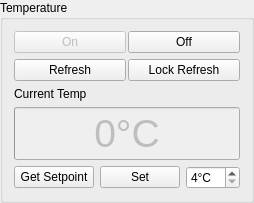
         <widget class="QGroupBox" name="groupTemp">
          <property name="sizePolicy">
           <sizepolicy hsizetype="Preferred" vsizetype="Fixed">
            <horstretch>0</horstretch>
            <verstretch>0</verstretch>
           </sizepolicy>
          </property>
          <property name="minimumSize">
           <size>
            <width>0</width>
            <height>144</height>
           </size>
          </property>
          <property name="title">
           <string>Temperature</string>
          </property>
          <layout class="QHBoxLayout" name="horizontalLayout">
           <item>
            <layout class="QVBoxLayout" name="verticalLayout_3">
             <property name="rightMargin">
              <number>0</number>
             </property>
             <property name="bottomMargin">
              <number>0</number>
             </property>
             <item>
              <layout class="QGridLayout" name="gridLayout">
               <property name="topMargin">
                <number>0</number>
               </property>
               <property name="horizontalSpacing">
                <number>2</number>
               </property>
               <property name="verticalSpacing">
                <number>6</number>
               </property>
               <item row="0" column="0">
                <widget class="QPushButton" name="buttonTempOn">
                 <property name="enabled">
                  <bool>false</bool>
                 </property>
                 <property name="minimumSize">
                  <size>
                   <width>93</width>
                   <height>0</height>
                  </size>
                 </property>
                 <property name="toolTip">
                  <string>Activate heating and cooling</string>
                 </property>
                 <property name="text">
                  <string>On</string>
                 </property>
                </widget>
               </item>
               <item row="0" column="1">
                <widget class="QPushButton" name="buttonTempOff">
                 <property name="toolTip">
                  <string>Deactivate heating and cooling</string>
                 </property>
                 <property name="text">
                  <string>Off</string>
                 </property>
                </widget>
               </item>
               <item row="1" column="0">
                <widget class="QPushButton" name="buttonRefreshTempState">
                 <property name="toolTip">
                  <string>Gets the current status of the temperature board</string>
                 </property>
                 <property name="text">
                  <string>Refresh</string>
                 </property>
                </widget>
               </item>
               <item row="1" column="1">
                <widget class="QPushButton" name="buttonCRefresh">
                 <property name="toolTip">
                  <string>Locks down the interface and continually updates the temperature indicator</string>
                 </property>
                 <property name="text">
                  <string>Lock Refresh</string>
                 </property>
                 <property name="checkable">
                  <bool>true</bool>
                 </property>
                 <property name="checked">
                  <bool>false</bool>
                 </property>
                </widget>
               </item>
              </layout>
             </item>
             <item>
              <widget class="QLabel" name="labelCurrentTemp">
               <property name="sizePolicy">
                <sizepolicy hsizetype="Preferred" vsizetype="Fixed">
                 <horstretch>0</horstretch>
                 <verstretch>0</verstretch>
                </sizepolicy>
               </property>
               <property name="text">
                <string>Current Temp</string>
               </property>
              </widget>
             </item>
             <item>
              <widget class="QProgressBar" name="tempBar">
               <property name="enabled">
                <bool>false</bool>
               </property>
               <property name="font">
                <font>
                 <pointsize>29</pointsize>
                 <weight>50</weight>
                 <bold>false</bold>
                </font>
               </property>
               <property name="toolTip">
                <string>The temperature as of the last refresh. Does not auto-update unless &quot;Lock Refresh&quot; is active</string>
               </property>
               <property name="minimum">
                <number>0</number>
               </property>
               <property name="maximum">
                <number>50</number>
               </property>
               <property name="value">
                <number>0</number>
               </property>
               <property name="alignment">
                <set>Qt::AlignLeading|Qt::AlignLeft|Qt::AlignVCenter</set>
               </property>
               <property name="textVisible">
                <bool>true</bool>
               </property>
               <property name="orientation">
                <enum>Qt::Horizontal</enum>
               </property>
               <property name="invertedAppearance">
                <bool>false</bool>
               </property>
               <property name="format">
                <string>%v°C</string>
               </property>
              </widget>
             </item>
             <item>
              <layout class="QHBoxLayout" name="horizontalLayout_7">
               <property name="topMargin">
                <number>0</number>
               </property>
               <item>
                <widget class="QPushButton" name="buttonGetTemp">
                 <property name="toolTip">
                  <string>Grabs the current setpoint</string>
                 </property>
                 <property name="text">
                  <string>Get Setpoint</string>
                 </property>
                </widget>
               </item>
               <item>
                <widget class="QPushButton" name="buttonSetTemp">
                 <property name="toolTip">
                  <string>Changes the temperature setpoint to the amount indicated on ther right</string>
                 </property>
                 <property name="text">
                  <string>Set</string>
                 </property>
                </widget>
               </item>
               <item>
                <widget class="QtcIntSpinBox" name="spinBoxTemperature">
                 <property name="toolTip">
                  <string>Scroll to change or type to enter a precise value</string>
                 </property>
                 <property name="suffix">
                  <string>°C</string>
                 </property>
                 <property name="minimum">
                  <number>4</number>
                 </property>
                 <property name="maximum">
                  <number>40</number>
                 </property>
                </widget>
               </item>
              </layout>
             </item>
            </layout>
           </item>
          </layout>
         </widget>
